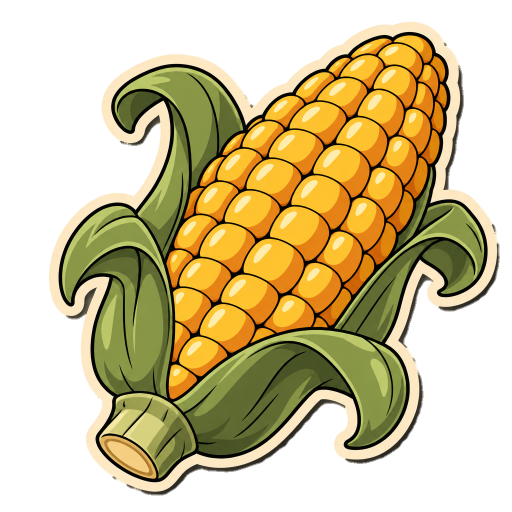
#> input picture art/fall-src/clean/H6.png, 1024 x 1024 px, found by its file name (shown at 1/2 size)
$ python H6.py ../../../art/fall-src/clean/H6.png
#> lines starting #> are read from the running program, lines starting #| are printed output that depends on the picture; after the words box and inside, x2 and y2 are one past the last pixel; in counts of white or black regions, pixels touching at a corner belong together
"""H6 Ear of Corn, cut into parts (tools/fall/cut_parts.py). Icon px of art/fall-src/icons/H6.png.

Back to front: the husks' hidden bases (static, only seen when a leaf or the cob moves off them), the right husk,
the tall left husk with its curl, the lower left husk, the cob, the cob's bottom end that the front leaf hides (from
a plate, riding the cob), the front husk leaf, the stalk end.

Every visible part is cut from the icon itself (src "art"), so at rest nothing shows a plate's redraw; the plates only
fill in what was hidden. Two plates are made here, never generated (see the end of this file):
  sil  the icon's silhouette in flat black: "diff:<plate>-sil" is all of that plate's paint, lined up exactly, and
       takes none of the icon's sticker border; `keep` (position-aware here: a mask) cuts it down to the hidden piece
  ico  the icon itself: "diff:ico-sil" + keep = the outer sticker border next to one part, so each part carries its
       whole border with it (an art cut takes only the inner ~16 px of it) - the "<part>_rim" layers"""
import os, sys

import numpy as np
from PIL import Image, ImageDraw
from scipy import ndimage

ID = "H6"
_ROOT = os.path.dirname(os.path.dirname(os.path.dirname(os.path.dirname(os.path.abspath(__file__)))))
_ICON = np.asarray(Image.open(os.path.join(_ROOT, "art", "fall-src", "icons", ID + ".png")).convert("RGBA"))
#> _ICON is the input picture: shape (1024, 1024, 4); mean R, G, B, A 129.5, 112.8, 65.2, 140.3
_ON = _ICON[..., 3] > 128
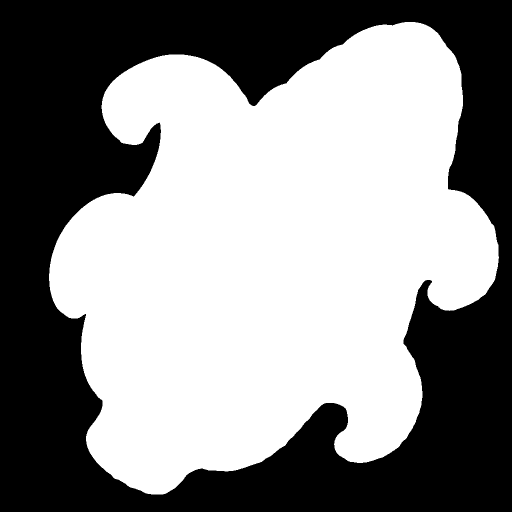
#> _ON: shape (1024, 1024) bool (shown at 1/2 size); 54.9% white; 1 black region, box (x1, y1, x2, y2) and area: (0, 0, 1024, 1024) 473284


def _poly(p):
    im = Image.new("L", (1000, 1000), 0)
#> im: PIL image 1000x1000 L; every value is 0
    ImageDraw.Draw(im).polygon([tuple(q) for q in p], fill=255)
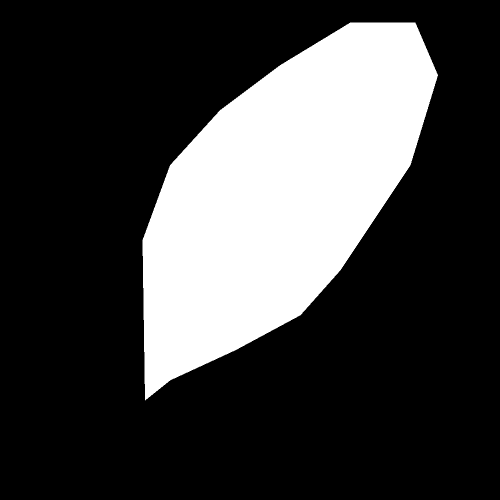
#> im: PIL image 1000x1000 L (shown at 1/2 size); 25.2% white; 1 white region, box (x1, y1, x2, y2) and area: (285, 45, 876, 801) 251991
    return np.asarray(im) > 0


def _green(rgb, mx):
    return (rgb[..., 1] > rgb[..., 0] + .01) & (mx > .24)


def _cream(rgb, sat):
    return (rgb[..., 0] > .84) & (rgb[..., 1] > .78) & (rgb[..., 2] > .6) & (sat < .26)


HUSK_LT = [(150, 90), (340, 80), (440, 215), (350, 320), (318, 400), (300, 520), (280, 520), (240, 420), (260, 300),
           (230, 250), (170, 230)]
HUSK_LL = [(60, 380), (240, 380), (298, 460), (296, 560), (305, 775), (200, 790), (120, 700), (90, 600), (50, 500)]
HUSK_R = [(600, 650), (700, 520), (780, 400), (860, 370), (955, 420), (955, 615), (820, 615), (760, 560), (700, 665)]
COB = [(290, 800), (285, 480), (340, 330), (440, 220), (560, 130), (700, 45), (830, 45), (875, 150), (820, 330),
       (760, 420), (680, 540), (600, 630), (470, 700), (340, 760)]
FRONT = [(335, 800), (355, 730), (450, 665), (600, 635), (760, 650), (840, 720), (870, 890), (780, 905), (620, 890),
         (450, 900), (320, 890)]
COB_HID = [(255, 890), (265, 640), (600, 560), (730, 600), (660, 700), (480, 810), (340, 890)]
STALK = [(140, 760), (300, 750), (350, 800), (350, 880), (290, 955), (140, 955)]

_HID = ndimage.binary_dilation(_poly(COB) | _poly(FRONT) | _poly(STALK), iterations=35) & ndimage.binary_erosion(_ON, iterations=6)
#> in _poly (call 2), `ImageDraw.Draw(im).polygon([tuple(q) for q in p], fill=255)`:
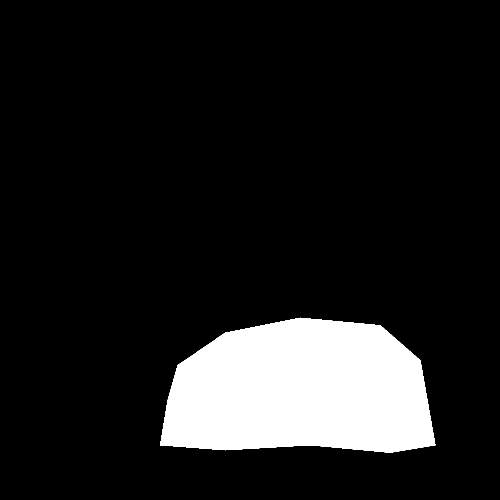
#> im: PIL image 1000x1000 L (shown at 1/2 size); 12% white; 1 white region, box (x1, y1, x2, y2) and area: (320, 635, 871, 906) 119661
#> in _poly (call 3), `ImageDraw.Draw(im).polygon([tuple(q) for q in p], fill=255)`:
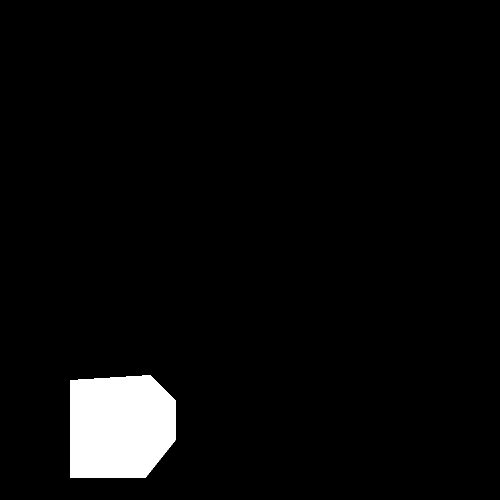
#> im: PIL image 1000x1000 L (shown at 1/2 size); 3.9% white; 1 white region, box (x1, y1, x2, y2) and area: (140, 750, 351, 956) 39031
#> (the run stopped early here; a loop or call above may not have finished)

$ run again, with art/fall-src/clean/H1.png copied over art/fall-src/clean/H6.png
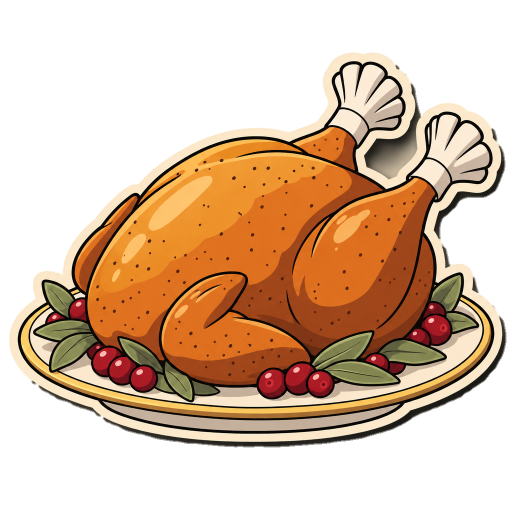
#> input picture art/fall-src/clean/H1.png, 1024 x 1024 px, found by its file name (shown at 1/2 size)
#> _ICON is the input picture: shape (1024, 1024, 4); mean R, G, B, A 116.4, 85.9, 58.3, 126.9
#> `_ON = _ICON[..., 3] > 128`:
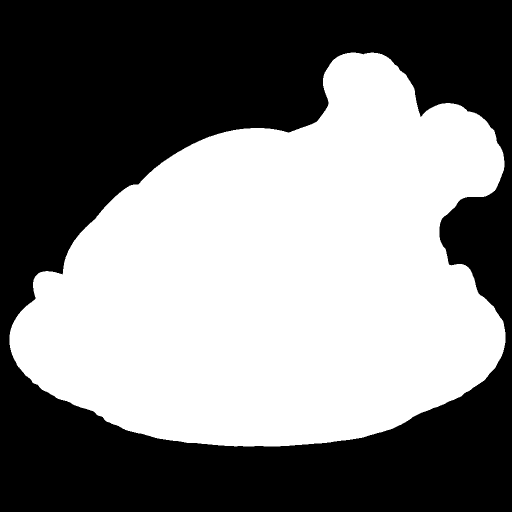
#> _ON: shape (1024, 1024) bool (shown at 1/2 size); 49.6% white; 1 white region, box (x1, y1, x2, y2) and area: (19, 105, 1011, 893) 520441

$ run again, with art/fall-src/clean/H2.png copied over art/fall-src/clean/H6.png
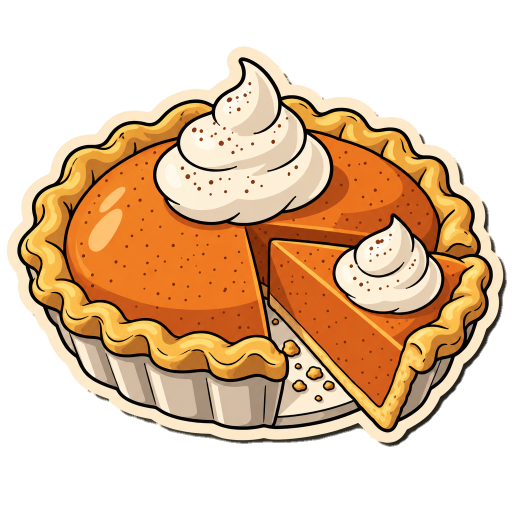
#> input picture art/fall-src/clean/H2.png, 1024 x 1024 px, found by its file name (shown at 1/2 size)
#> _ICON is the input picture: shape (1024, 1024, 4); mean R, G, B, A 139.2, 107.3, 74.2, 137.4
#> `_ON = _ICON[..., 3] > 128`:
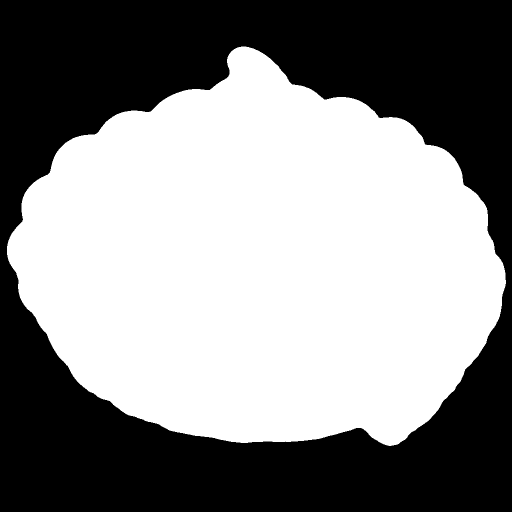
#> _ON: shape (1024, 1024) bool (shown at 1/2 size); 53.8% white; 1 black region, box (x1, y1, x2, y2) and area: (0, 0, 1024, 1024) 484745

$ run again, with art/fall-src/clean/L1.png copied over art/fall-src/clean/H6.png
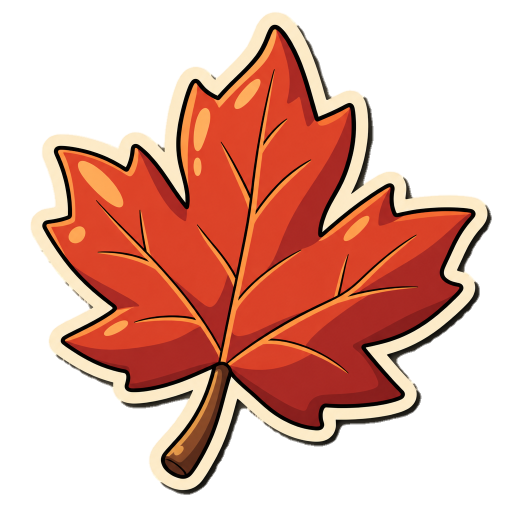
#> input picture art/fall-src/clean/L1.png, 1024 x 1024 px, found by its file name (shown at 1/2 size)
#> _ICON is the input picture: shape (1024, 1024, 4); mean R, G, B, A 122.9, 74.1, 57.3, 122.6
#> `_ON = _ICON[..., 3] > 128`:
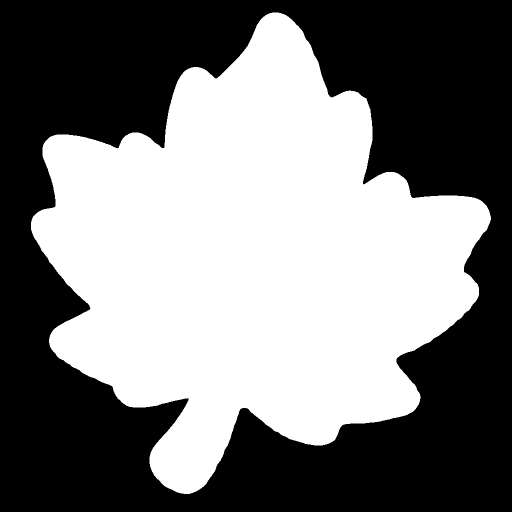
#> _ON: shape (1024, 1024) bool (shown at 1/2 size); 47.9% white; 1 white region, box (x1, y1, x2, y2) and area: (62, 25, 982, 988) 502253
